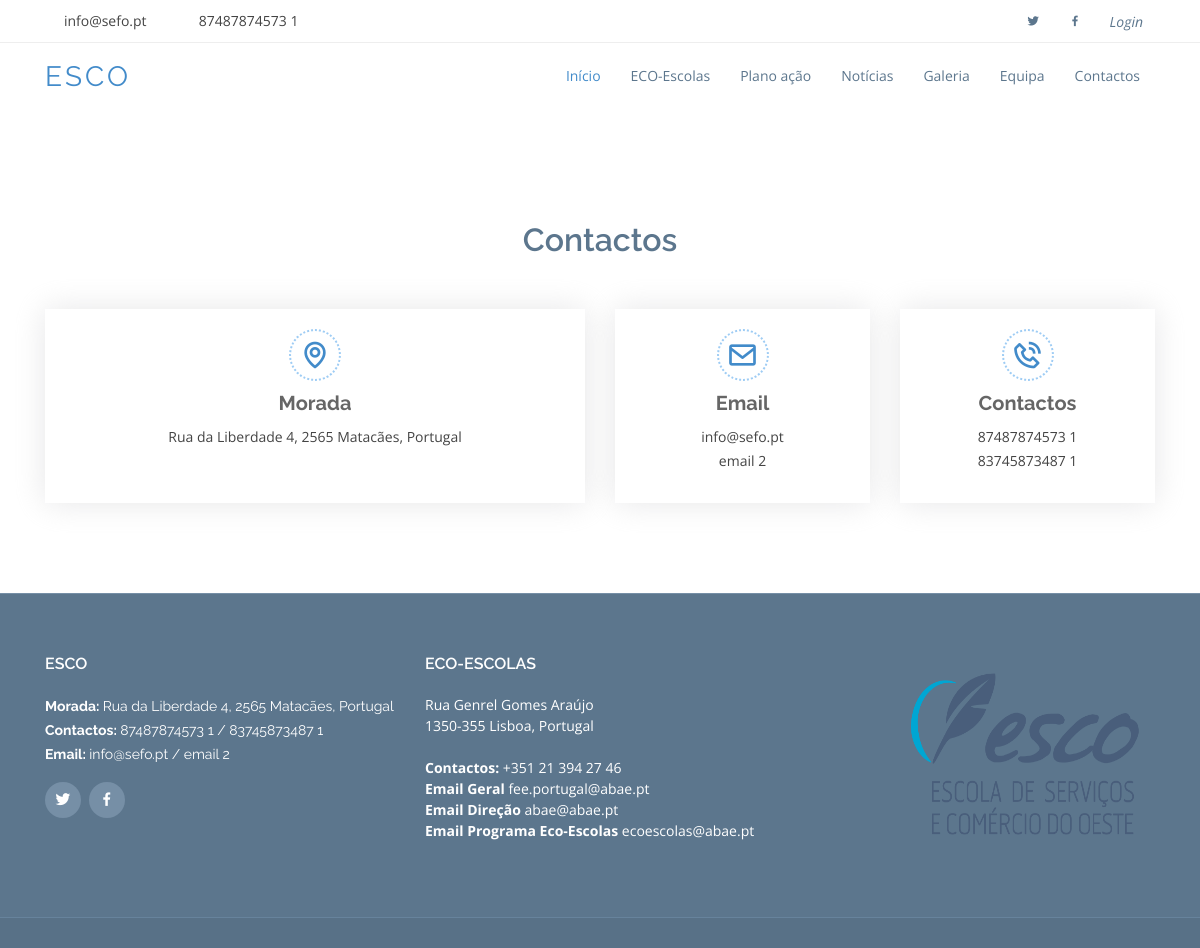
/contactos.php, run on the app's committed database.
### tables this page shows
CREATE TABLE `contactos` (
  `id` int(11) NOT NULL,
  `titulo` varchar(100) NOT NULL,
  `titulo_morada` varchar(100) NOT NULL,
  `texto_morada` text NOT NULL,
  `titulo_email` varchar(100) NOT NULL,
  `email_um` varchar(250) NOT NULL,
  `email_dois` varchar(250) NOT NULL,
  `titulo_contacto` varchar(100) NOT NULL,
  `contacto_um` varchar(250) NOT NULL,
  `contacto_dois` varchar(250) NOT NULL
);

### contactos.php (the view, shortened to what this page needs)
<!DOCTYPE html>
<html lang="en">
<head>
    <link href="assets/vendor/bootstrap/css/bootstrap.min.css" rel="stylesheet">
    <link href="assets/vendor/icofont/icofont.min.css" rel="stylesheet">
    <link href="assets/vendor/boxicons/css/boxicons.min.css" rel="stylesheet">
    <link href="assets/vendor/animate.css/animate.min.css" rel="stylesheet">
    <link href="assets/vendor/venobox/venobox.css" rel="stylesheet">
    <link href="assets/vendor/aos/aos.css" rel="stylesheet">
    <link href="assets/css/style.css" rel="stylesheet">
</head>
<body>
    <?php include_once('navbar.php');
          require_once('bd.php');
          $sql="SELECT * FROM contactos";
          $result = $conn->query($sql);
          $row = $result->fetch_assoc();    ?>
    <section id="contact" class="contact">
        <div class="container">
            <br>
            <br>
            <div class="section-title">
                <h2><?php echo($row['titulo']);?></h2>
            </div>
            <div class="row">
                <div class="col-lg-6 d-flex align-items-stretch" data-aos="fade-up">
                    <div class="info-box">
                        <i class="bx bx-map"></i>
                        <h3><?php echo($row['titulo_morada']);?></h3>
                        <p><?php echo($row['texto_morada']);?></p>
                    </div>
                </div>
                <div class="col-lg-3 d-flex align-items-stretch" data-aos="fade-up" data-aos-delay="100">
                    <div class="info-box">
                        <i class="bx bx-envelope"></i>
                        <h3><?php echo($row['titulo_email']);?></h3>
                        <p><?php echo($row['email_um']);?><br><?php echo($row['email_dois']);?></p>
                    </div>
                </div>
                <div class="col-lg-3 d-flex align-items-stretch" data-aos="fade-up" data-aos-delay="200">
                    <div class="info-box ">
                        <i class="bx bx-phone-call"></i>
                        <h3><?php echo($row['titulo_contacto']);?></h3>
                        <p><?php echo($row['contacto_um']);?><br><?php echo($row['contacto_dois']);?></p>
                    </div>
                </div>
            </div>
        </div>
    </section>
    <?php include_once('rodape.php');?>
</body>
</html>

### navbar.php (shortened to what this page needs)
<!DOCTYPE html>
<html lang="en">
<head>
    <?php session_start();
          include_once('bd.php');
          $sql="SELECT * FROM contactos";
          $result = $conn->query($sql);
          $row = $result->fetch_assoc();
    ?>
</head>
<body>
    <section id="topbar" class="d-none d-lg-block">
        <div class="container clearfix">
            <div class="contact-info float-left">
                <i class="icofont-envelope"></i><a href="mailto:contact@example.com"><?php echo($row['email_um']);?></a>
                <i class="icofont-phone"></i> <?php echo($row['contacto_um']);?>
            </div>
            <div class="social-links float-right">
                <a href="https://twitter.com/ESCOTVedras" class="twitter"><i class="bx bxl-twitter"></i></a>
                <a href="https://www.facebook.com/ESCOTVedras/" class="facebook"><i class="bx bxl-facebook"></i></a>
                 <?php if(!isset($_SESSION['nomeuser'])){?>
                    <a href="login.php"><i>Login</i></a>
                 <?php } ?>
            </div>
        </div>
    </section>
    <header id="header">
        <div class="container">
            <div class="logo float-left">
                <a href="index.php">
                    <h1>ESCO</h1>
                </a>
            </div>
            <nav class="nav-menu float-right d-none d-lg-block">
                <ul>
                    <li class="active"><a href="index.php">Início</a></li>
                    <li><a href="index.php#about">ECO-Escolas</a></li>
                    <li><a href="planoacao.php#about">Plano ação</a></li>
                    <li><a href="noticias.php#faq">Notícias</a></li>
                    <li><a href="galeria.php#portefolio">Galeria</a></li>
                    <li><a href="equipa.php#team">Equipa</a></li>
                    <li><a href="contactos.php#contact">Contactos</a></li>
                </ul>
            </nav>
        </div>
    </header>
    </head>
    <body>
    </body>
</html>

### rodape.php (shortened to what this page needs)
<!DOCTYPE html>
<html lang="en">
<head>
</head>
<body>
    <?php
        include_once('bd.php');
        $sql="SELECT * FROM contactos";
        $result = $conn->query($sql);
        $row = $result->fetch_assoc();
    ?>
    <footer id="footer">
        <div class="footer-top">
            <div class="container">
                <div class="row">
                    <div class="col-lg-4 col-md-6 footer-info">
                        <h4>ESCO</h4>
                        <p>
                           <strong>Morada: </strong><?php echo($row['texto_morada']);?><br>
                            <strong>Contactos: </strong><?php echo($row['contacto_um'] . " / " . $row['contacto_dois']);?><br>
                            <strong>Email: </strong><?php echo($row['email_um'] . " / " . $row['email_dois']);?><br>
                        </p>
                        <div class="social-links mt-3">
                            <a href="https://twitter.com/ESCOTVedras" class="twitter"><i class="bx bxl-twitter"></i></a>
                            <a href="https://www.facebook.com/ESCOTVedras/" class="facebook"><i class="bx bxl-facebook"></i></a>
                        </div>
                    </div>
                    <div class="col-lg-5 col-md-6 footer-links">
                        <h4>ECO-ESCOLAS</h4>
                        <p>
                            Rua Genrel Gomes Araújo <br>
                            1350-355 Lisboa, Portugal <br><br>
                            <strong>Contactos: </strong> +351 21 394 27 46 <br>
                            <strong>Email Geral</strong> fee.portugal@abae.pt <br>
                            <strong>Email Direção</strong> abae@abae.pt <br>
                            <strong>Email Programa Eco-Escolas</strong> ecoescolas@abae.pt <br>
                        </p>
                    </div>
                    <div class="col-lg-3 col-md-6 footer-links">
                        <img src="assets/img/esco/esco logo.png" alt="" style="width:250px; height:200px;border:0;">
                    </div>
                </div>
            </div>
        </div>
    </footer>
</body>
</html>

### assets/css/style.css (style rules this page uses)
body { font-family: "Open Sans", sans-serif; color: #444; }
a { color: #428bca; }
h1, h2, h3, h4, h5, h6, .font-primary { font-family: "Raleway", sans-serif; }
#topbar { background: #fff; padding: 10px 0; border-bottom: 1px solid #eee; font-size: 14px; }
#topbar .contact-info a { line-height: 1; color: #444; transition: 0.3s; }
#topbar .contact-info i { color: #428bca; padding: 4px; }
#topbar .contact-info .icofont-phone { padding-left: 20px; margin-left: 10px; }
#topbar .social-links a { color: #5c768d; padding: 4px 12px; display: inline-block; line-height: 1px; transition: 0.3s; }
#header { height: 70px; transition: all 0.5s; transition: all 0.5s; padding: 10px 0; background: #fff; z-index: 997; }
#header .logo h1 { font-size: 28px; margin: 0; padding: 10px 0; line-height: 1; font-weight: 400; letter-spacing: 3px; text-transform: uppercase; }
.nav-menu, .nav-menu * { margin: 0; padding: 0; list-style: none; }
.nav-menu > ul > li { position: relative; white-space: nowrap; float: left; }
.nav-menu a { display: block; position: relative; color: #5c768d; padding: 12px 15px; transition: 0.3s; font-size: 14px; font-family: "Open Sans", sans-serif; }
.nav-menu a:hover, .nav-menu .active > a, .nav-menu li:hover > a { color: #428bca; text-decoration: none; }
.mobile-nav { position: fixed; top: 0; bottom: 0; z-index: 9999; overflow-y: auto; left: -260px; width: 260px; padding-top: 18px; background: #1f3548; transition: 0.4s; }
.mobile-nav * { margin: 0; padding: 0; list-style: none; }
.mobile-nav a { display: block; position: relative; color: #e3f0fc; padding: 10px 20px; font-weight: 500; }
.mobile-nav a:hover, .mobile-nav .active > a, .mobile-nav li:hover > a { color: #9eccf4; text-decoration: none; }
section { padding: 60px 0; }
.section-title { text-align: center; padding-bottom: 30px; }
.section-title h2 { font-size: 32px; font-weight: 600; margin-bottom: 20px; padding-bottom: 0; color: #5c768d; }
.contact .info-box { color: #444; text-align: center; box-shadow: 0 0 30px rgba(214, 215, 216, 0.6); padding: 20px 0 30px 0; margin-bottom: 30px; width: 100%; }
.contact .info-box i { font-size: 32px; color: #428bca; border-radius: 50%; padding: 8px; border: 2px dotted #9eccf4; }
.contact .info-box h3 { font-size: 20px; color: #666; font-weight: 700; margin: 10px 0; }
.contact .info-box p { padding: 0; line-height: 24px; font-size: 14px; margin-bottom: 0; }
#footer { background: #587187; padding: 0 0 30px 0; color: #fff; font-size: 14px; }
#footer .footer-top { background: #5c768d; border-top: 1px solid #768fa6; border-bottom: 1px solid #67839c; padding: 60px 0 30px 0; }
#footer .footer-top .footer-info { margin-bottom: 30px; }
#footer .footer-top .footer-info p { font-size: 14px; line-height: 24px; margin-bottom: 0; font-family: "Raleway", sans-serif; color: #fff; }
#footer .footer-top .social-links a { font-size: 18px; display: inline-block; background: #768fa6; color: #fff; line-height: 1; padding: 8px 0; margin-right: 4px; border-radius: 50%; text-align: center; width: 36px; height: 36px; transition: 0.3s; }
#footer .footer-top h4 { font-size: 16px; font-weight: 600; color: #fff; position: relative; padding-bottom: 12px; }
#footer .footer-top .footer-links { margin-bottom: 30px; }

### data on the page
contactos: email_um "info@sefo.pt", contacto_um "87487874573 1", titulo "Contactos", titulo_morada "Morada", texto_morada "Rua da Liberdade 4, 2565 Matacães, Portugal", titulo_email "Email", email_dois "email 2", titulo_contacto "Contactos", contacto_dois "83745873487 1"
